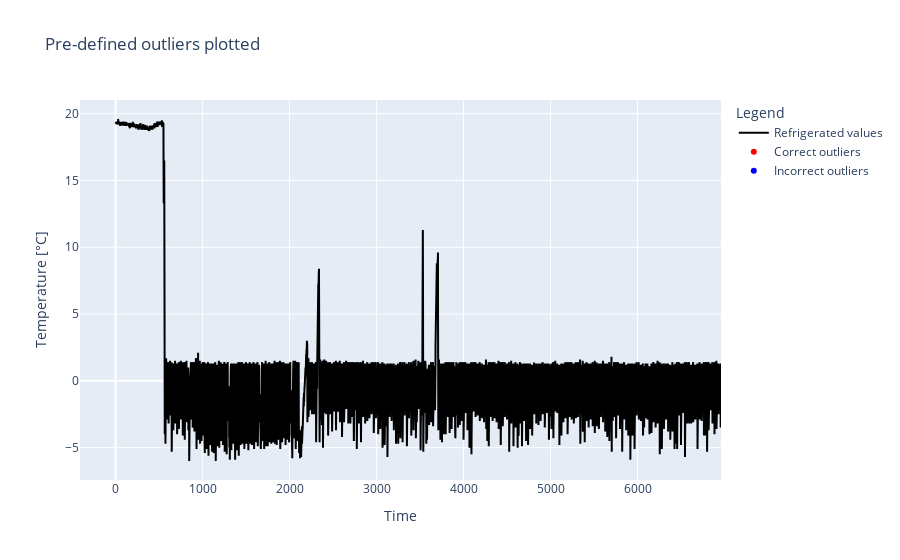

Source (notebook cell):
### Code cell
fig = go.Figure()

fig.add_trace(go.Scatter(
    x=df3['Time'],
    y=df3['Refrigerated'],
    mode='lines',
    name='Refrigerated values',
    marker=dict(color='black')
))

fig.add_trace(go.Scatter(
    x=df3['Time'],
    y=df3[df3['Outlier'] == df3['PCA Predicted Outliers']],
    marker=dict(color='red'),
    name='Correct outliers',
    mode='markers'
))

fig.add_trace(go.Scatter(
    x=df3['Time'],
    y=df3[df3['Outlier'] != df3['PCA Predicted Outliers']],
    marker=dict(color='blue'),
    name='Incorrect outliers',
    mode='markers'
))

fig.update_layout(
    xaxis_title='Time',
    yaxis_title='Temperature [°C]',
    title='Pre-defined outliers plotted',
    legend=dict(title='Legend'),
    template="plotly"
)

fig.show()

### Figure 1 — Plotly figure (JSON) as saved in the notebook; plotly's stock layout.template omitted (floating-point values rounded to 4 significant figures; data arrays with more than 128 entries replaced by an {"elided": "..."} marker saying what was removed)
{"data": [{"marker": {"color": "black"}, "mode": "lines", "name": "Refrigerated values", "x": {"elided": "6959 int values"}, "y": {"elided": "6959 float values"}, "type": "scatter"}, {"marker": {"color": "red"}, "mode": "markers", "name": "Correct outliers", "x": {"elided": "6959 int values"}, "y": {"elided": "6790x11 mixed values"}, "type": "scatter"}, {"marker": {"color": "blue"}, "mode": "markers", "name": "Incorrect outliers", "x": {"elided": "6959 int values"}, "y": {"elided": "169x11 mixed values"}, "type": "scatter"}], "layout": {"xaxis": {"title": {"text": "Time"}}, "yaxis": {"title": {"text": "Temperature [°C]"}}, "title": {"text": "Pre-defined outliers plotted"}, "legend": {"title": {"text": "Legend"}}}}
